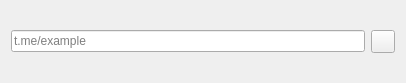
<?xml version="1.0" encoding="UTF-8"?>
<ui version="4.0">
 <class>Form</class>
 <widget class="QWidget" name="Form">
  <property name="geometry">
   <rect>
    <x>0</x>
    <y>0</y>
    <width>406</width>
    <height>83</height>
   </rect>
  </property>
  <property name="windowTitle">
   <string>Form</string>
  </property>
  <layout class="QHBoxLayout" name="horizontalLayout">
   <item>
    <widget class="QLineEdit" name="chnl_nm">
     <property name="placeholderText">
      <string>t.me/example</string>
     </property>
    </widget>
   </item>
   <item>
    <widget class="QToolButton" name="dlt_btn">
     <property name="text">
      <string/>
     </property>
     <property name="icon">
      <iconset>
       <normaloff>trash_can.png</normaloff>trash_can.png</iconset>
     </property>
    </widget>
   </item>
  </layout>
 </widget>
 <resources/>
 <connections/>
</ui>
